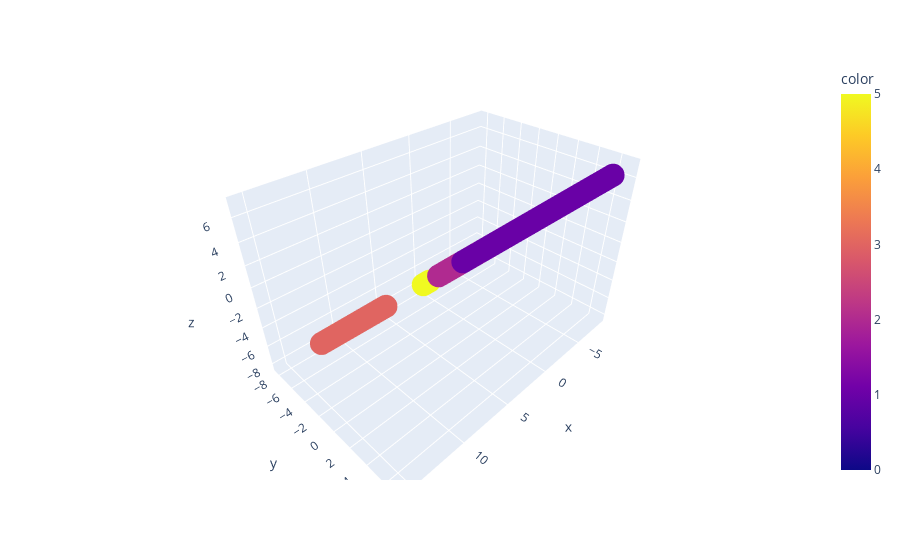

The cell this chart's notebook holds for it:
### Code cell
from sklearn.cluster import DBSCAN
components = pd.DataFrame(vecs_list_tsne, columns=['tsne1', 'tsne2', 'tsne3'])
DBSCAN = DBSCAN(eps=2.129, min_samples=4)
DBSCAN.fit(components)

data_insurance["DBSC"] = DBSCAN.labels_

fig = px.scatter_3d(x=vecs_list_tsne[:,0], y=vecs_list_tsne[:,1], z=vecs_list_tsne[:,1], color=DBSCAN.labels_)
fig.show()

### Figure 1 — Plotly figure (JSON) as saved in the notebook; plotly's stock layout.template omitted (floating-point values rounded to 4 significant figures; data arrays with more than 128 entries replaced by an {"elided": "..."} marker saying what was removed)
{"data": [{"hovertemplate": "x=%{x}<br>y=%{y}<br>z=%{z}<br>color=%{marker.color}<extra></extra>", "legendgroup": "", "marker": {"color": {"elided": "1338 int values"}, "coloraxis": "coloraxis", "symbol": "circle"}, "mode": "markers", "name": "", "scene": "scene", "showlegend": false, "type": "scatter3d", "x": {"elided": "1338 float values"}, "y": {"elided": "1338 float values"}, "z": {"elided": "1338 float values"}}], "layout": {"coloraxis": {"colorbar": {"title": {"text": "color"}}, "colorscale": [[0, "#0d0887"], [0.1111, "#46039f"], [0.2222, "#7201a8"], [0.3333, "#9c179e"], [0.4444, "#bd3786"], [0.5556, "#d8576b"], [0.6667, "#ed7953"], [0.7778, "#fb9f3a"], [0.8889, "#fdca26"], [1, "#f0f921"]]}, "legend": {"tracegroupgap": 0}, "margin": {"t": 60}, "scene": {"domain": {"x": [0, 1], "y": [0, 1]}, "xaxis": {"title": {"text": "x"}}, "yaxis": {"title": {"text": "y"}}, "zaxis": {"title": {"text": "z"}}}}}
